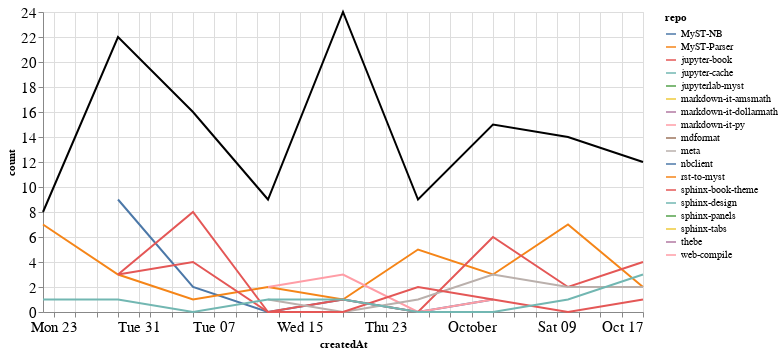

Here is the notebook cell this chart was saved with:
### Markdown cell above
### Comments

### Code cell
comments_time = comments.groupby('repo').resample('W', on='createdAt').count()['author'].reset_index()
comments_time = comments_time.rename(columns={'author': 'count'})
comments_time_total = comments_time.groupby('createdAt').agg({"count": "sum"}).reset_index()
ch1 = alt.Chart(comments_time, width=600).mark_line().encode(
    x='createdAt',
    y='count',
    color='repo',
    tooltip="repo"
)

ch2 = alt.Chart(comments_time_total, width=600).mark_line(color="black").encode(
    x='createdAt',
    y='count',
)

ch1 + ch2

### Figure 1 — Vega-Lite specification as saved in the notebook (floating-point values rounded to 4 significant figures)
{"config": {"axisLeft": {"labelFontSize": 15}, "axisBottom": {"labelFontSize": 15}}, "layer": [{"data": {"name": "data-cd9960da09b7fd7234d1f44a5d8e6128"}, "mark": "line", "encoding": {"color": {"type": "nominal", "field": "repo"}, "tooltip": {"type": "nominal", "field": "repo"}, "x": {"type": "temporal", "field": "createdAt"}, "y": {"type": "quantitative", "field": "count"}}, "width": 600}, {"data": {"name": "data-59c7fecc4d942403c33b4341033b6ba1"}, "mark": {"type": "line", "color": "black"}, "encoding": {"x": {"type": "temporal", "field": "createdAt"}, "y": {"type": "quantitative", "field": "count"}}, "width": 600}], "$schema": "https://vega.github.io/schema/vega-lite/v4.8.1.json", "datasets": {"data-cd9960da09b7fd7234d1f44a5d8e6128": [{"repo": "MyST-NB", "createdAt": "2021-08-29T00:00:00", "count": 9}, {"repo": "MyST-NB", "createdAt": "2021-09-05T00:00:00", "count": 2}, {"repo": "MyST-NB", "createdAt": "2021-09-12T00:00:00", "count": 0}, {"repo": "MyST-NB", "createdAt": "2021-09-19T00:00:00", "count": 1}, {"repo": "MyST-NB", "createdAt": "2021-09-26T00:00:00", "count": 0}, {"repo": "MyST-NB", "createdAt": "2021-10-03T00:00:00", "count": 1}, {"repo": "MyST-Parser", "createdAt": "2021-08-22T00:00:00", "count": 7}, {"repo": "MyST-Parser", "createdAt": "2021-08-29T00:00:00", "count": 3}, {"repo": "MyST-Parser", "createdAt": "2021-09-05T00:00:00", "count": 1}, {"repo": "MyST-Parser", "createdAt": "2021-09-12T00:00:00", "count": 2}, {"repo": "MyST-Parser", "createdAt": "2021-09-19T00:00:00", "count": 1}, {"repo": "MyST-Parser", "createdAt": "2021-09-26T00:00:00", "count": 5}, {"repo": "MyST-Parser", "createdAt": "2021-10-03T00:00:00", "count": 3}, {"repo": "MyST-Parser", "createdAt": "2021-10-10T00:00:00", "count": 7}, {"repo": "MyST-Parser", "createdAt": "2021-10-17T00:00:00", "count": 2}, {"repo": "jupyter-book", "createdAt": "2021-08-29T00:00:00", "count": 3}, {"repo": "jupyter-book", "createdAt": "2021-09-05T00:00:00", "count": 8}, {"repo": "jupyter-book", "createdAt": "2021-09-12T00:00:00", "count": 0}, {"repo": "jupyter-book", "createdAt": "2021-09-19T00:00:00", "count": 1}, {"repo": "jupyter-book", "createdAt": "2021-09-26T00:00:00", "count": 0}, {"repo": "jupyter-book", "createdAt": "2021-10-03T00:00:00", "count": 6}, {"repo": "jupyter-book", "createdAt": "2021-10-10T00:00:00", "count": 2}, {"repo": "jupyter-book", "createdAt": "2021-10-17T00:00:00", "count": 4}, {"repo": "jupyter-cache", "createdAt": "2021-08-29T00:00:00", "count": 1}, {"repo": "jupyterlab-myst", "createdAt": "2021-09-19T00:00:00", "count": 7}, {"repo": "markdown-it-amsmath", "createdAt": "2021-09-12T00:00:00", "count": 1}, {"repo": "markdown-it-dollarmath", "createdAt": "2021-09-12T00:00:00", "count": 1}, {"repo": "markdown-it-py", "createdAt": "2021-09-12T00:00:00", "count": 2}, {"repo": "markdown-it-py", "createdAt": "2021-09-19T00:00:00", "count": 3}, {"repo": "markdown-it-py", "createdAt": "2021-09-26T00:00:00", "count": 0}, {"repo": "markdown-it-py", "createdAt": "2021-10-03T00:00:00", "count": 1}, {"repo": "mdformat", "createdAt": "2021-09-05T00:00:00", "count": 1}, {"repo": "meta", "createdAt": "2021-09-12T00:00:00", "count": 1}, {"repo": "meta", "createdAt": "2021-09-19T00:00:00", "count": 0}, {"repo": "meta", "createdAt": "2021-09-26T00:00:00", "count": 1}, {"repo": "meta", "createdAt": "2021-10-03T00:00:00", "count": 3}, {"repo": "meta", "createdAt": "2021-10-10T00:00:00", "count": 2}, {"repo": "meta", "createdAt": "2021-10-17T00:00:00", "count": 2}, {"repo": "nbclient", "createdAt": "2021-09-19T00:00:00", "count": 7}, {"repo": "rst-to-myst", "createdAt": "2021-09-19T00:00:00", "count": 3}, {"repo": "sphinx-book-theme", "createdAt": "2021-08-29T00:00:00", "count": 3}, {"repo": "sphinx-book-theme", "createdAt": "2021-09-05T00:00:00", "count": 4}, {"repo": "sphinx-book-theme", "createdAt": "2021-09-12T00:00:00", "count": 0}, {"repo": "sphinx-book-theme", "createdAt": "2021-09-19T00:00:00", "count": 0}, {"repo": "sphinx-book-theme", "createdAt": "2021-09-26T00:00:00", "count": 2}, {"repo": "sphinx-book-theme", "createdAt": "2021-10-03T00:00:00", "count": 1}, {"repo": "sphinx-book-theme", "createdAt": "2021-10-10T00:00:00", "count": 0}, {"repo": "sphinx-book-theme", "createdAt": "2021-10-17T00:00:00", "count": 1}, {"repo": "sphinx-design", "createdAt": "2021-08-22T00:00:00", "count": 1}, {"repo": "sphinx-design", "createdAt": "2021-08-29T00:00:00", "count": 1}, {"repo": "sphinx-design", "createdAt": "2021-09-05T00:00:00", "count": 0}, {"repo": "sphinx-design", "createdAt": "2021-09-12T00:00:00", "count": 1}, {"repo": "sphinx-design", "createdAt": "2021-09-19T00:00:00", "count": 1}, {"repo": "sphinx-design", "createdAt": "2021-09-26T00:00:00", "count": 0}, {"repo": "sphinx-design", "createdAt": "2021-10-03T00:00:00", "count": 0}, {"repo": "sphinx-design", "createdAt": "2021-10-10T00:00:00", "count": 1}, {"repo": "sphinx-design", "createdAt": "2021-10-17T00:00:00", "count": 3}, {"repo": "sphinx-panels", "createdAt": "2021-08-29T00:00:00", "count": 2}, {"repo": "sphinx-tabs", "createdAt": "2021-09-12T00:00:00", "count": 1}, {"repo": "thebe", "createdAt": "2021-10-10T00:00:00", "count": 2}, {"repo": "web-compile", "createdAt": "2021-09-26T00:00:00", "count": 1}], "data-59c7fecc4d942403c33b4341033b6ba1": [{"createdAt": "2021-08-22T00:00:00", "count": 8}, {"createdAt": "2021-08-29T00:00:00", "count": 22}, {"createdAt": "2021-09-05T00:00:00", "count": 16}, {"createdAt": "2021-09-12T00:00:00", "count": 9}, {"createdAt": "2021-09-19T00:00:00", "count": 24}, {"createdAt": "2021-09-26T00:00:00", "count": 9}, {"createdAt": "2021-10-03T00:00:00", "count": 15}, {"createdAt": "2021-10-10T00:00:00", "count": 14}, {"createdAt": "2021-10-17T00:00:00", "count": 12}]}}
